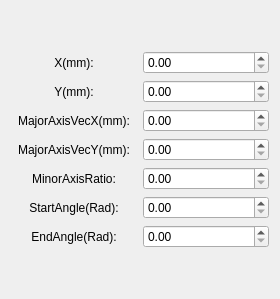
<?xml version="1.0" encoding="UTF-8"?>
<ui version="4.0">
 <class>CEllipesAttributeWidget</class>
 <widget class="QWidget" name="CEllipesAttributeWidget">
  <property name="geometry">
   <rect>
    <x>0</x>
    <y>0</y>
    <width>280</width>
    <height>299</height>
   </rect>
  </property>
  <property name="windowTitle">
   <string>Form</string>
  </property>
  <layout class="QVBoxLayout" name="verticalLayout">
   <item>
    <spacer name="verticalSpacer">
     <property name="orientation">
      <enum>Qt::Orientation::Vertical</enum>
     </property>
     <property name="sizeHint" stdset="0">
      <size>
       <width>20</width>
       <height>40</height>
      </size>
     </property>
    </spacer>
   </item>
   <item>
    <layout class="QGridLayout" name="gridLayout">
     <item row="0" column="0">
      <widget class="QLabel" name="label_x">
       <property name="text">
        <string>X(mm):</string>
       </property>
       <property name="alignment">
        <set>Qt::AlignmentFlag::AlignCenter</set>
       </property>
      </widget>
     </item>
     <item row="1" column="0">
      <widget class="QLabel" name="label_y">
       <property name="text">
        <string>Y(mm):</string>
       </property>
       <property name="alignment">
        <set>Qt::AlignmentFlag::AlignCenter</set>
       </property>
      </widget>
     </item>
     <item row="2" column="0">
      <widget class="QLabel" name="label_majorAxisX">
       <property name="text">
        <string>MajorAxisVecX(mm):</string>
       </property>
       <property name="alignment">
        <set>Qt::AlignmentFlag::AlignCenter</set>
       </property>
      </widget>
     </item>
     <item row="3" column="0">
      <widget class="QLabel" name="label_majorAxisY">
       <property name="text">
        <string>MajorAxisVecY(mm):</string>
       </property>
       <property name="alignment">
        <set>Qt::AlignmentFlag::AlignCenter</set>
       </property>
      </widget>
     </item>
     <item row="4" column="0">
      <widget class="QLabel" name="label_minorAxis">
       <property name="text">
        <string>MinorAxisRatio:</string>
       </property>
       <property name="alignment">
        <set>Qt::AlignmentFlag::AlignCenter</set>
       </property>
      </widget>
     </item>
     <item row="5" column="0">
      <widget class="QLabel" name="label_strartAngle">
       <property name="text">
        <string>StartAngle(Rad):</string>
       </property>
       <property name="alignment">
        <set>Qt::AlignmentFlag::AlignCenter</set>
       </property>
      </widget>
     </item>
     <item row="6" column="0">
      <widget class="QLabel" name="label_endAngle">
       <property name="text">
        <string>EndAngle(Rad):</string>
       </property>
       <property name="alignment">
        <set>Qt::AlignmentFlag::AlignCenter</set>
       </property>
      </widget>
     </item>
     <item row="0" column="1">
      <widget class="QDoubleSpinBox" name="doubleSpinBox_x">
       <property name="maximum">
        <double>999999.000000000000000</double>
       </property>
      </widget>
     </item>
     <item row="1" column="1">
      <widget class="QDoubleSpinBox" name="doubleSpinBox_y">
       <property name="maximum">
        <double>999999.000000000000000</double>
       </property>
      </widget>
     </item>
     <item row="2" column="1">
      <widget class="QDoubleSpinBox" name="doubleSpinBox_majorAxisX">
       <property name="maximum">
        <double>999999.000000000000000</double>
       </property>
      </widget>
     </item>
     <item row="3" column="1">
      <widget class="QDoubleSpinBox" name="doubleSpinBox_majorAxisY">
       <property name="maximum">
        <double>999999.000000000000000</double>
       </property>
      </widget>
     </item>
     <item row="4" column="1">
      <widget class="QDoubleSpinBox" name="doubleSpinBox_minorAxis"/>
     </item>
     <item row="5" column="1">
      <widget class="QDoubleSpinBox" name="doubleSpinBox_strartAngle"/>
     </item>
     <item row="6" column="1">
      <widget class="QDoubleSpinBox" name="doubleSpinBox_endAngle"/>
     </item>
    </layout>
   </item>
   <item>
    <spacer name="verticalSpacer_2">
     <property name="orientation">
      <enum>Qt::Orientation::Vertical</enum>
     </property>
     <property name="sizeHint" stdset="0">
      <size>
       <width>20</width>
       <height>40</height>
      </size>
     </property>
    </spacer>
   </item>
  </layout>
 </widget>
 <resources/>
 <connections/>
</ui>
